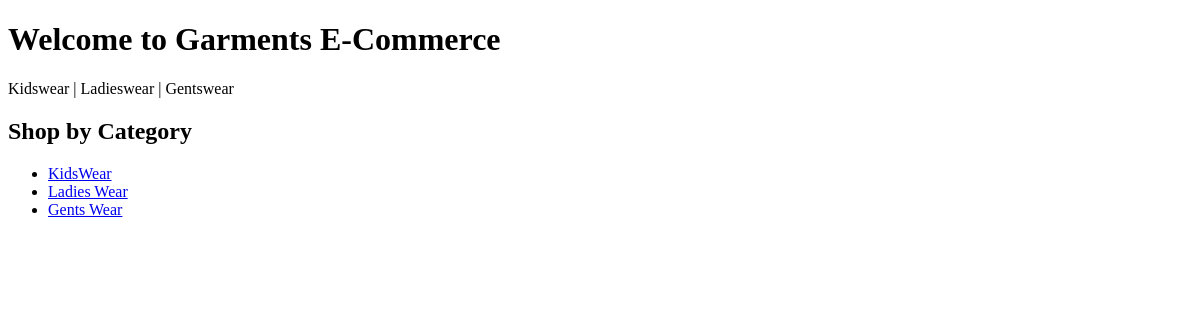
Before: / with the older database file.
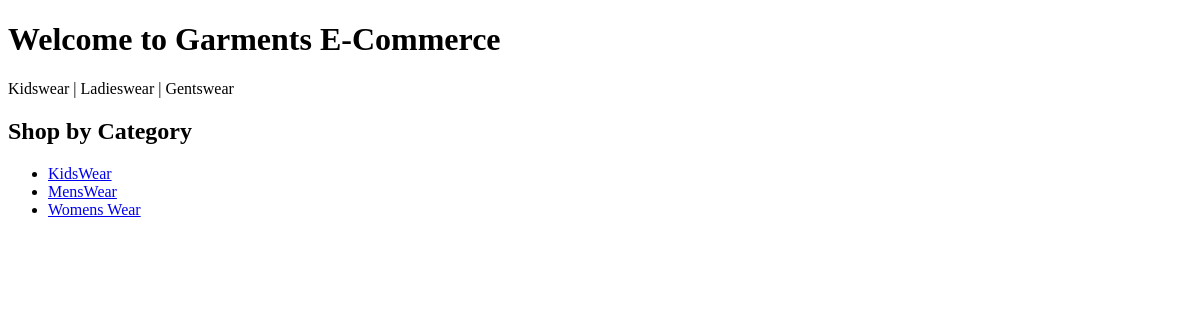
After: the same page with the newer database file.
### products/models.py (models this page shows, shortened)
class Category(models.Model):
    name = models.CharField(max_length=100)
    slug = models.SlugField(unique=True)
    parent = models.ForeignKey(
        'self',
        on_delete=models.CASCADE,
        null=True,
        blank=True,
        related_name='subcategories'
    )

### core/views.py (the view)
# urls.py: 2. Add a URL to urlpatterns:  path('', views.home, name='home')
def home(request):
    categories = Category.objects.filter(parent__isnull=True)
    return render(request, 'home.html', {'categories': categories})

### templates/home.html (shortened to what this page needs)
<!DOCTYPE html>
<html>
<head>
</head>
<body>
    <h1>Welcome to Garments E-Commerce</h1>
    <p>Kidswear | Ladieswear | Gentswear</p>
    <h2>Shop by Category</h2>
<ul>
    {% for cat in categories %}
        <li>
            <a href="{% url 'products:category_products' cat.slug %}">
                {{ cat.name }}
            </a>
        </li>
    {% endfor %}
</ul>
</body>
</html>

Changed rows visible on the page:
removed Category: name "Ladies Wear"
changed Category: name "Gents Wear" → "MensWear"
now on this page (row edited): Category: name "Womens Wear"
